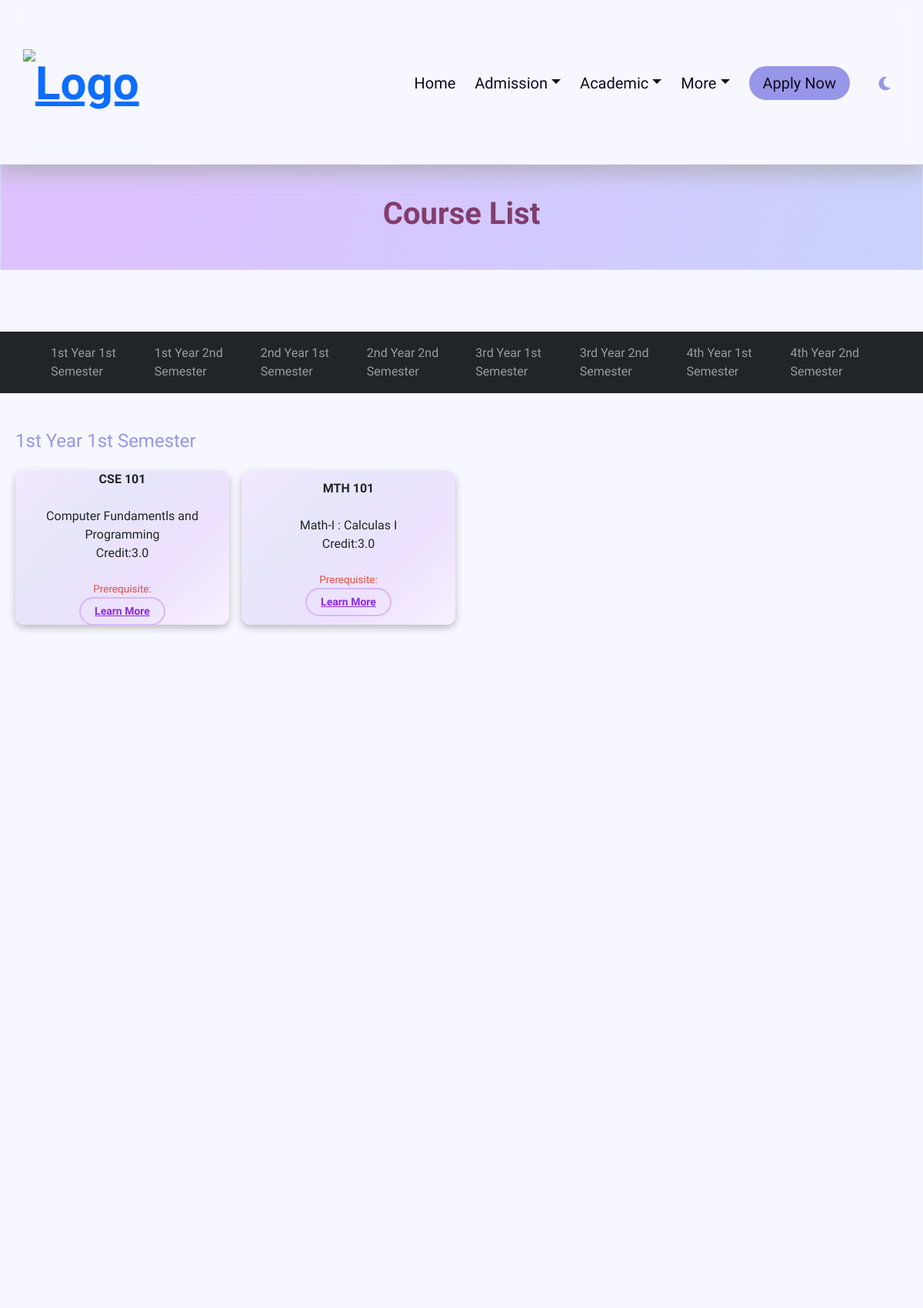
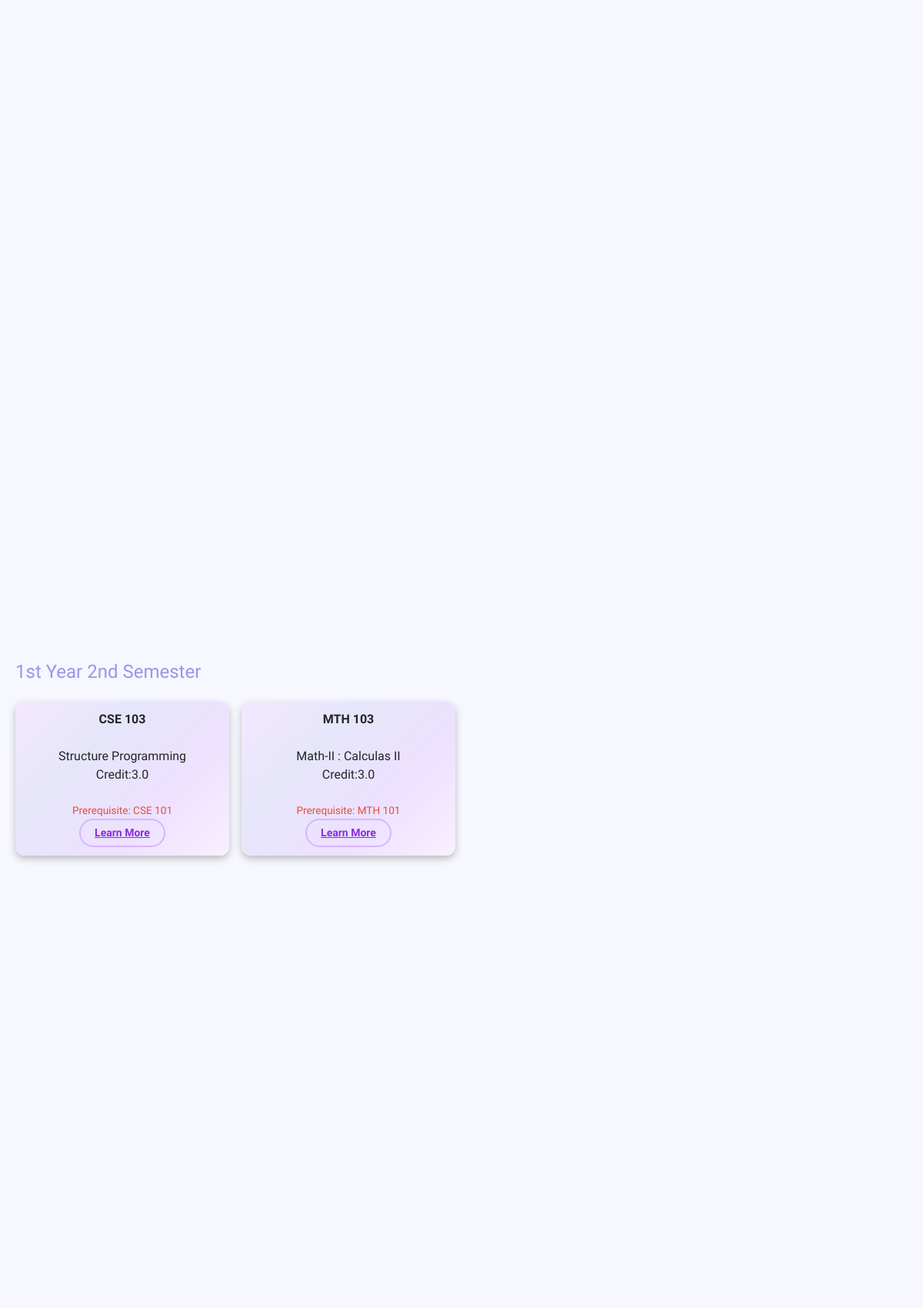
The app's page /aca/course (upper part) with its own data (2 pictures, top to bottom).
### academics/models.py (models this page shows, shortened)
class Course(models.Model):
    code = models.CharField(max_length=120)
    title = models.CharField(max_length=120)
    description = RichTextField(blank=True,null=True)
    credit = models.FloatField(default=0.0)
    YEAR = [
        ('1st','1st'),
        ('2nd','2nd'),
        ('3rd','3rd'),
        ('4th','4th'),
    ]
    SEMESTER = [
        ('1st','1st'),
        ('2nd','2nd'),
    ]
    year = models.CharField(max_length=15, choices = YEAR, null = True)
    semester = models.CharField(max_length=15, choices = SEMESTER, null = True)
    def __str__(self):
        return self.code

class Prerequisite(models.Model):
    course = models.ForeignKey(
        Course,
        on_delete=models.SET_NULL,
        null= True,
        related_name='main_course_prerequisites'
    )
    prerequisite = models.ForeignKey(
        Course,
        on_delete=models.SET_NULL,
        null=True,
        blank=True,
        related_name='prerequisite_for_courses'
    )

### academics/views.py (the view)
# urls.py: path('course', views.course, name='course'),
def course(request):
    courses = Course.objects.all()
    prerequisites = Prerequisite.objects.all()
    return render(request, 'academics/course.html', {
        "courses":courses,
        "prerequisites":prerequisites,
    })

### templates/academics/course.html (shortened to what this page needs)
{% extends 'base.html' %}
{% load static %}
{% block head %}
    <link rel="stylesheet" href="{% static 'css/gallery.css' %}">
    <link href="https://cdn.jsdelivr.net/npm/bootstrap@5.1.3/dist/css/bootstrap.min.css" rel="stylesheet">
    <link rel="stylesheet" href="{% static 'css/courses.css' %}">
{% endblock %}
{% block content %}
<div class="banner-global">
  <h1 class="gradient-text-global">Course List</h1>
</div>
<nav class="navbar navbar-expand-lg navbar-dark bg-dark sticky-top">
    <div class="container">
        <div class="collapse navbar-collapse" id="navbarNav">
            <ul class="navbar-nav">
                <li class="nav-item">
                    <a class="nav-link" href="#1stYear1stSemester">1st Year 1st Semester</a>
                </li>
                <li class="nav-item">
                    <a class="nav-link" href="#1stYear2ndSemester">1st Year 2nd Semester</a>
                </li>
                <li class="nav-item">
                    <a class="nav-link" href="#2ndYear1stSemester">2nd Year 1st Semester</a>
                </li>
                <li class="nav-item">
                    <a class="nav-link" href="#2ndYear2ndSemester">2nd Year 2nd Semester</a>
                </li>
                <li class="nav-item">
                    <a class="nav-link" href="#3rdYear1stSemester">3rd Year 1st Semester</a>
                </li>
                <li class="nav-item">
                    <a class="nav-link" href="#3rdYear2ndSemester">3rd Year 2nd Semester</a>
                </li>
                <li class="nav-item">
                    <a class="nav-link" href="#4thYear1stSemester">4th Year 1st Semester</a>
                </li>
                <li class="nav-item">
                    <a class="nav-link" href="#4thYear2ndSemester">4th Year 2nd Semester</a>
                </li>
            </ul>
        </div>
    </div>
</nav>
<section class="section py-5" id="1stYear1stSemester">
    <h2 class="sub-heading mb-4">1st Year 1st Semester</h2>
    <div class="row g-3">
        {% for course in courses %}
        {% if course.year == '1st' and course.semester == '1st' %}
        <div class="col-md-3 col-sm-6">
            <div class="course-card">
                <strong>{{ course.code }}</strong><br>
                {{ course.title }}<br>Credit:{{course.credit}}<br><br>
                <div class="hp">Prerequisite:
                </div>
                <a href="#modal-{{ course.id }}" class="custom-read-more">Learn More</a>
            </div>
        </div>
        {% endif %}
        {% endfor %}
    </div>
</section>
<section class="section py-5" id="1stYear2ndSemester">
    <h2 class="sub-heading mb-4">1st Year 2nd Semester</h2>
    <div class="row g-3">
        {% for course in courses %}
        {% if course.year == '1st' and course.semester == '2nd' %}
        <div class="col-md-3 col-sm-6">
            <div class="course-card">
                <strong>{{ course.code }}</strong><br>
                {{ course.title }}<br>Credit:{{course.credit}}<br><br>
                <div class="hp">Prerequisite:
                {% for prerequisite in prerequisites %}
                {% if course == prerequisite.course %}
                 {{ prerequisite.prerequisite }}
                {% endif %}
                {% endfor %}
                </div>
                <a href="#modal-{{ course.id }}" class="custom-read-more">Learn More</a>
            </div>
        </div>
        {% endif %}
        {% endfor %}
    </div>
</section>
{% endblock %}

### static/css/gallery.css (style rules this page uses)
h2 { font-size: 1.5rem; margin-top: 40px; color: #333; }

### static/css/courses.css (style rules this page uses)
* { margin: 0; padding: 0; box-sizing: border-box; }
body { font-family: "Lexend", sans-serif; text-align: center; margin: 0; padding: 0; min-height: 100vh; background-color: var(--bg-color); }
.custom-read-more { font-weight: bold; font-size: 14px; color: blueviolet; border: 2px solid #d8b4fe; padding: 6px 18px; border-radius: 20px; transition: background-color 0.3s ease, color 0.3s ease; }

### static/css/base.css (style rules this page uses)
:root { --primary-color: #9896e8; --bg-color: #f7f7ff; --bg-shade: rgba(0, 0, 0, 0.03); --txt-color: #0f091a; --shadow-color: rgba(170, 170, 170, 0.78); --secondary-color: rgba(181, 181, 238, 0.39); transition: background-color 0.3s ease-in-out, color 0.3s ease-in-out, border-color 0.3s ease-in-out; }
* { box-sizing: border-box; margin: 0; padding: 0; font-family: 'Lexend', sans-serif; transition: background-color 0.3s ease-in-out, color 0.3s ease-in-out, border-color 0.3s ease-in-out, box-shadow 0.3s ease-in-out; }
body { background-color: var(--bg-color); --header-color: var(--primary-color); }
nav { position: relative; }
section { height: 2000px; padding: 20px; }
h2 { font-size: 24px; margin-bottom: 10px; }

### static/css/global.css (style rules this page uses)
* { font-family: 'Lexend', sans-serif; background-size: 400% 400%; margin: 0; }
.gradient-text-global { background: linear-gradient(108.4deg, rgb(138, 60, 103) 6.9%, rgb(68, 68, 153) 86.5%); background-clip: text; font-weight: bold; -webkit-background-clip: text; -webkit-text-fill-color: transparent; animation: gradientMove 10s ease infinite; background-size: 300% 300%; }
.banner-global { transform-origin: top center; margin-top: -15px; margin-bottom: 80px; width: 100%; padding: 40px; background-image: linear-gradient( 108.4deg, rgba(220,194,255,1) 6.9%, rgba(185,223,248,1) 86.5% ); background-size: 200% 200%; animation: gradientAnimation 10s ease infinite; position: relative; backdrop-filter: blur(10px); -webkit-backdrop-filter: blur(10px); border: 1px solid rgba(255, 255, 255, 0.3); overflow: hidden; transition: background 0.5s ease-in-out; text-align: center; }

### templates/academics/course.html (style rules this page uses)
.course-card { background: linear-gradient(135deg, #f3e8ff, #e6e6fa, #ede1ff, #f8f0ff); border-radius: 12px; overflow: hidden; box-shadow: 0 4px 10px var(--shadow-color); padding: 20px; text-align: center; display: flex; flex-direction: column; align-items: center; justify-content: center; max-height: 200px; min-height: 150px; transition: transform 0.3s ease-in-out; }
.hp { color: #e74c3c; font-size: 0.85rem; }

### records on screen
Course: code "CSE 101", title "Computer Fundamentls and Programming", credit "3.0"
Course: code "MTH 101", title "Math-I : Calculas I", credit "3.0"
Course: code "CSE 103", title "Structure Programming", credit "3.0"
Prerequisite: prerequisite "CSE 101"
Course: code "MTH 103", title "Math-II : Calculas II", credit "3.0"
Prerequisite: prerequisite "MTH 101"
